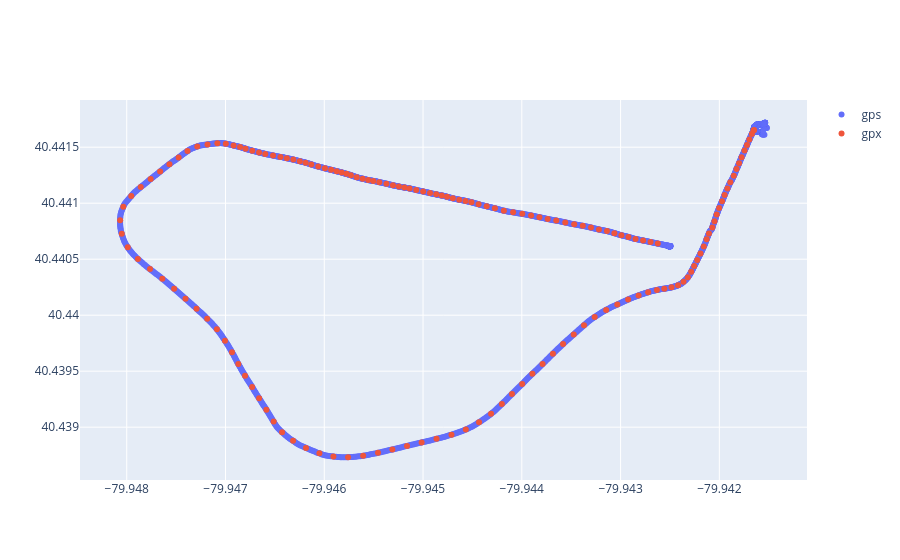

The notebook cell saved with this chart:
### Code cell
fig = go.Figure()
fig.add_trace(go.Scatter(x=gps.position_long, y=gps.position_lat,
                         mode='markers', customdata=gps[['utc_timestamp']],
                         hovertemplate="%{customdata[0]}: (%{x}, %{y})", name='gps'))
fig.add_trace(go.Scatter(x=gpx.longitude, y=gpx.latitude,
                         mode='markers', customdata=gpx[['time']],
                         hovertemplate="%{customdata[0]}: (%{x}, %{y})", name='gpx'))
fig.show()

### Figure 1 — Plotly figure (JSON) as saved in the notebook; plotly's stock layout.template omitted (floating-point values rounded to 4 significant figures; data arrays with more than 128 entries replaced by an {"elided": "..."} marker saying what was removed)
{"data": [{"customdata": {"elided": "2871x1 str values"}, "hovertemplate": "%{customdata[0]}: (%{x}, %{y})", "mode": "markers", "name": "gps", "type": "scatter", "x": {"elided": "2871 float values"}, "y": {"elided": "2871 float values"}}, {"customdata": {"elided": "156x1 str values"}, "hovertemplate": "%{customdata[0]}: (%{x}, %{y})", "mode": "markers", "name": "gpx", "type": "scatter", "x": {"elided": "156 float values"}, "y": {"elided": "156 float values"}}], "layout": {}}
